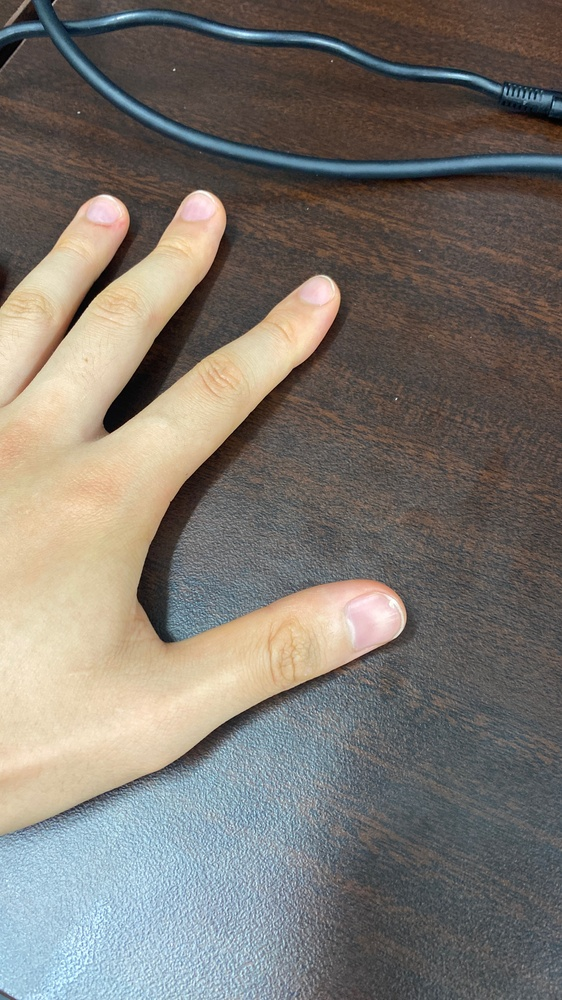
#> input picture IMG_8739.JPG, 562 x 1000 px, shrunk from 2160 x 3840 before the run
$ python akaze_original.py
#> lines starting #> are read from the running program, lines starting #| are printed output that depends on the picture
from __future__ import print_function
import cv2 as cv
import numpy as np
import argparse
from math import sqrt
parser = argparse.ArgumentParser(description='Code for AKAZE local features matching tutorial.')
parser.add_argument('--input1', help='Path to input image 1.', default='IMG_8739.JPG')
parser.add_argument('--input2', help='Path to input image 2.', default='IMG_8740.JPG')
parser.add_argument('--homography', help='Path to the homography matrix.', default='H1to3p.xml')
args = parser.parse_args()
img1 = cv.imread(cv.samples.findFile(args.input1), cv.IMREAD_GRAYSCALE)
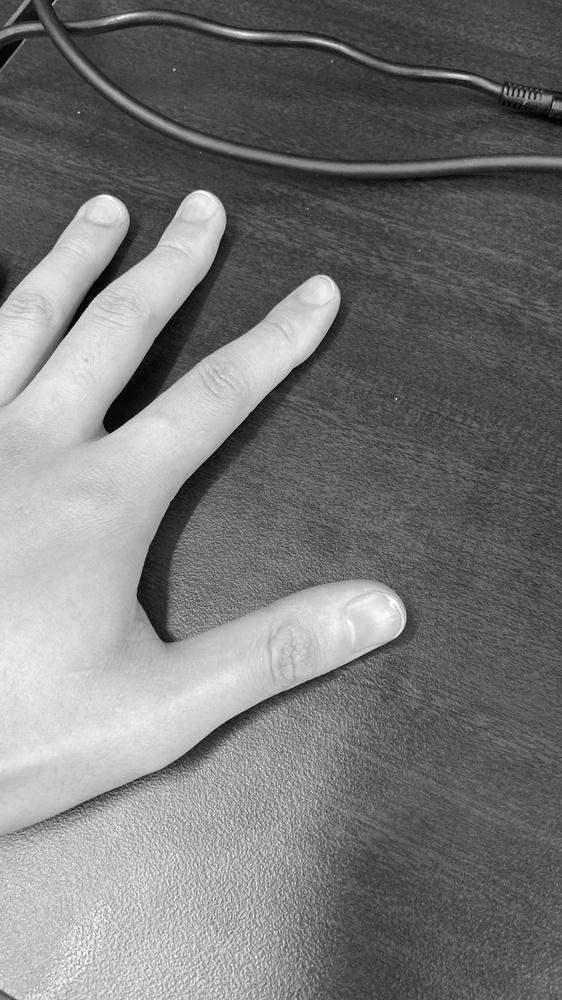
#> img1: shape (1000, 562); min 0, max 255, mean 119.7
img2 = cv.imread(cv.samples.findFile(args.input2), cv.IMREAD_GRAYSCALE)
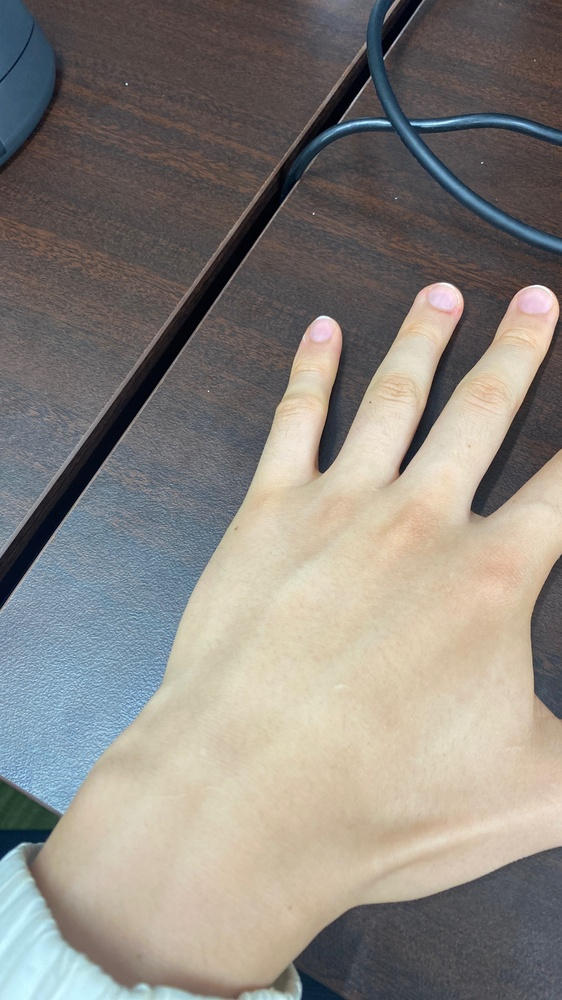
#> input picture IMG_8740.JPG, 562 x 1000 px, shrunk from 2160 x 3840 before the run
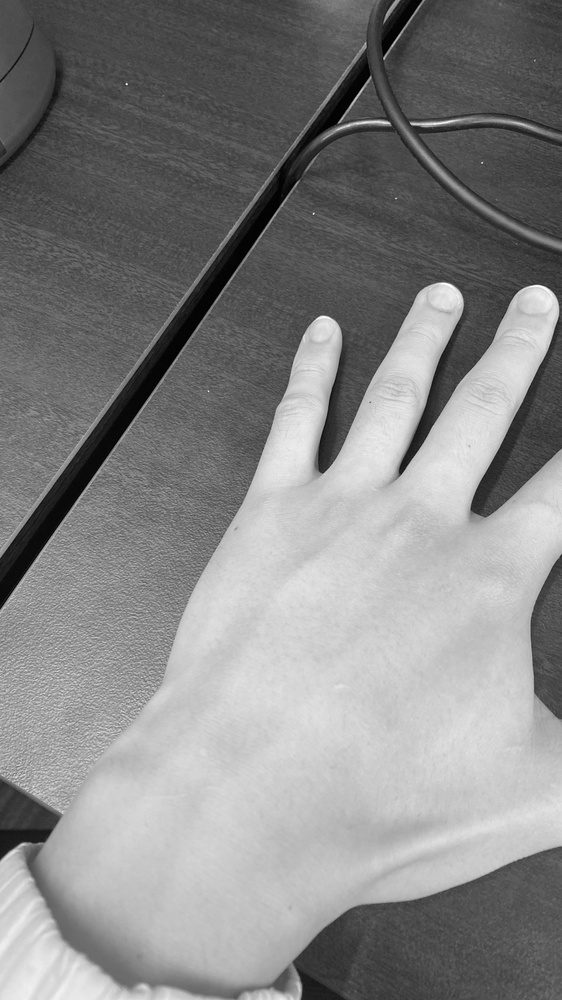
#> img2: shape (1000, 562); min 0, max 255, mean 133.5
if img1 is None or img2 is None:
    print('Could not open or find the images!')
    exit(0)
fs = cv.FileStorage(cv.samples.findFile(args.homography), cv.FILE_STORAGE_READ)
homography = fs.getFirstTopLevelNode().mat()
akaze = cv.AKAZE_create()
kpts1, desc1 = akaze.detectAndCompute(img1, None)
#> kpts1 = 233 keypoints; strongest (x, y, size): (202, 205, 22.8), (321, 292, 22.8), (316, 296, 32.3), (110, 424, 11.4)
kpts2, desc2 = akaze.detectAndCompute(img2, None)
#> kpts2 = 187 keypoints; strongest (x, y, size): (323, 332, 22.8), (325, 326, 16.1), (322, 447, 32.3), (324, 460, 16.1)
matcher = cv.DescriptorMatcher_create(cv.DescriptorMatcher_BRUTEFORCE_HAMMING)
nn_matches = matcher.knnMatch(desc1, desc2, 2)
#> nn_matches = 233 matches
matched1 = []
matched2 = []
nn_match_ratio = 0.8 # Nearest neighbor matching ratio
for m, n in nn_matches:
    if m.distance < nn_match_ratio * n.distance:
        matched1.append(kpts1[m.queryIdx])
        matched2.append(kpts2[m.trainIdx])
#> after the loop, matched1 = 32 keypoints; strongest (x, y, size): (321, 292, 22.8), (110, 424, 11.4), (325, 286, 16.1), (109, 427, 8.1); matched2 = 32 keypoints; strongest (x, y, size): (325, 326, 16.1), (325, 322, 11.4), (321, 467, 8.1), (323, 319, 8.1)
inliers1 = []
inliers2 = []
good_matches = []
inlier_threshold = 2.5 # Distance threshold to identify inliers with homography check
for i, m in enumerate(matched1):
    col = np.ones((3,1), dtype=np.float64)
    col[0:2,0] = m.pt
#> (the run stopped early here; a loop or call above may not have finished)
